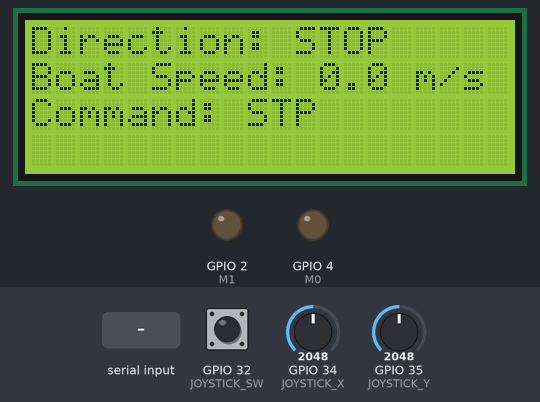
A sketch run on a simulated ESP32. On the bench: 20×4 character LCD, output pins drawn as LEDs (lit = HIGH). The inputs (shaded band) are chosen by the test bench; at power-on: GPIO 34 (JOYSTICK_X) = 2048, GPIO 35 (JOYSTICK_Y) = 2048, GPIO 32 (JOYSTICK_SW) HIGH.

Above: at 3.2 s.
3.3 s: GPIO 34 (JOYSTICK_X) set to 2674
4.8 s: GPIO 34 (JOYSTICK_X) set to 2737
At 5.4 s:
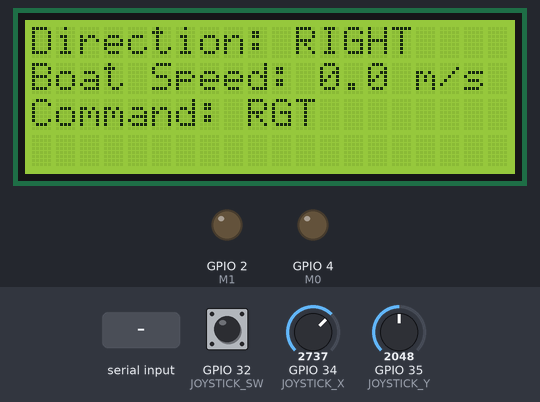
6.4 s: GPIO 35 (JOYSTICK_Y) set to 2644
7.9 s: GPIO 35 (JOYSTICK_Y) set to 2775
At 8.3 s:
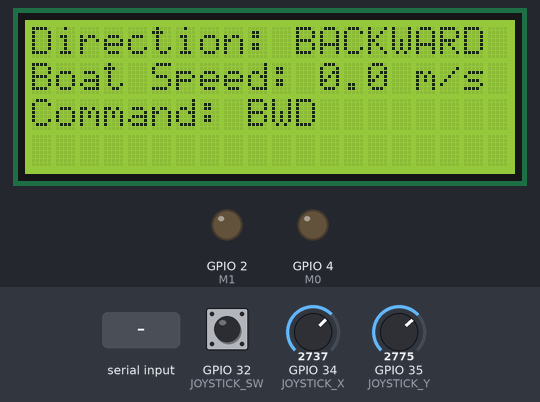
10.9 s: "SPD:90\n" received over the second serial link
At 11.4 s:
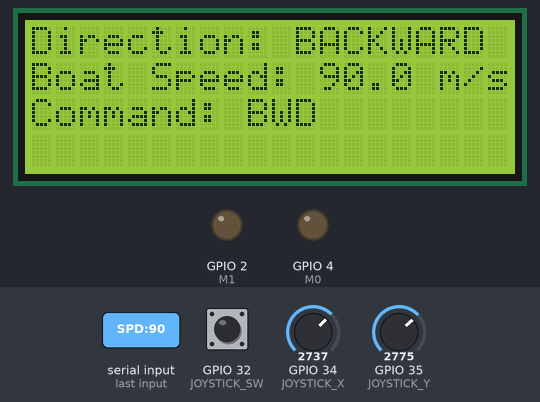
13.9 s: "SPD:\n" received over the second serial link
At 15.4 s:
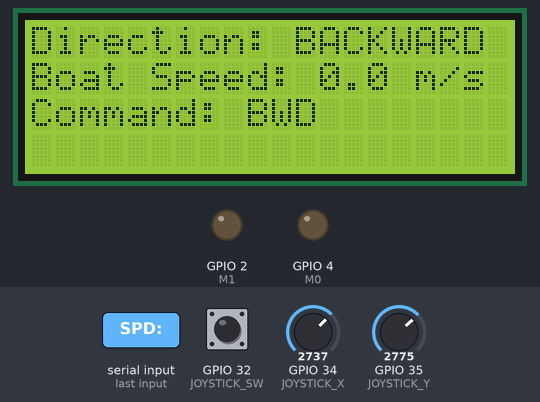
Timing chart, 0 to 16.9 s (numbered marks = the images above; inputs shaded):
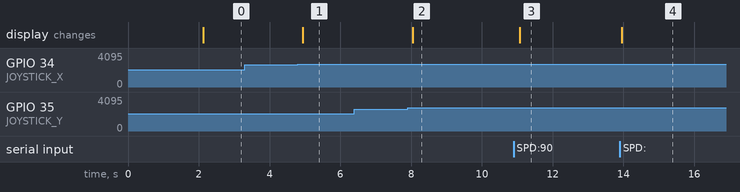

Measured:
- the behaviour switches between 2702 and 2703 on GPIO 34 (JOYSTICK_X) (found by bisection; images 0 and 1)
- the behaviour switches between 2702 and 2703 on GPIO 35 (JOYSTICK_Y) (found by bisection; images 1 and 2)
- after the input at 3.3 s, every drawn part: stays the same
- after the input at 4.8 s, the display: changes after 0.13 s (image 1)
- after the input at 6.4 s, every drawn part: stays the same
- after the input at 7.9 s, the display: changes after 0.15 s (image 2)
- after the input at 10.9 s, the display: changes after 0.17 s (image 3)
- after the input at 13.9 s, the display: changes after 0.05 s (image 4)

The sketch:

remot_boat_1.ino
```cpp
#include <Wire.h>
#include <LiquidCrystal_I2C.h>

// Pin definitions for joystick
#define JOYSTICK_X 34
#define JOYSTICK_Y 35
#define JOYSTICK_SW 32

// LoRa E220 pins
#define M0 4
#define M1 2
#define AUX 5
#define RXD2 16  // LoRa TX to ESP32 RX2
#define TXD2 17  // LoRa RX to ESP32 TX2

// LCD I2C settings
#define LCD_ADDRESS 0x27
#define LCD_COLS 20
#define LCD_ROWS 4

LiquidCrystal_I2C lcd(LCD_ADDRESS, LCD_COLS, LCD_ROWS);

// Variables
int xValue, yValue;
bool swValue;
float receivedSpeed = 0.0;
String direction = "STOP";
String lastCommand = "";

void setup() {
  Serial.begin(115200);

  // Initialize LoRa Serial
  Serial2.begin(9600, SERIAL_8N1, RXD2, TXD2);

  // Joystick setup
  pinMode(JOYSTICK_X, INPUT);
  pinMode(JOYSTICK_Y, INPUT);
  pinMode(JOYSTICK_SW, INPUT_PULLUP);

  // LoRa setup
  pinMode(M0, OUTPUT);
  pinMode(M1, OUTPUT);
  pinMode(AUX, INPUT);
  digitalWrite(M0, LOW);
  digitalWrite(M1, LOW);

  // LCD setup
  Wire.begin();
  lcd.init();
  lcd.backlight();
  lcd.clear();
  lcd.setCursor(0, 0);
  lcd.print("Remote Control Ready");
  delay(2000);
}

void loop() {
  // Read joystick values
  xValue = analogRead(JOYSTICK_X);
  yValue = analogRead(JOYSTICK_Y);
  swValue = !digitalRead(JOYSTICK_SW);

  // Determine direction and send command
  String command = getDirection();
  if (command != lastCommand) {
    Serial2.println(command);
    lastCommand = command;
  }

  // Read speed data from boat if available
  if (Serial2.available()) {
    String data = Serial2.readStringUntil('\n');
    if (data.startsWith("SPD:")) {
      receivedSpeed = data.substring(4).toFloat();
    }
  }

  // Update LCD
  updateLCD();
  delay(100);
}

String getDirection() {
  int xPercent = map(xValue, 0, 4095, 0, 100);
  int yPercent = map(yValue, 0, 4095, 0, 100);

  if (yPercent < 35) {
    direction = "FORWARD";
    return "FWD";
  } else if (yPercent > 65) {
    direction = "BACKWARD";
    return "BWD";
  } else if (xPercent < 35) {
    direction = "LEFT";
    return "LFT";
  } else if (xPercent > 65) {
    direction = "RIGHT";
    return "RGT";
  } else {
    direction = "STOP";
    return "STP";
  }
}

void updateLCD() {
  lcd.clear();

  // Line 1: Direction
  lcd.setCursor(0, 0);
  lcd.print("Direction: ");
  lcd.print(direction);

  // Line 2: Boat Speed
  lcd.setCursor(0, 1);
  lcd.print("Boat Speed: ");
  lcd.print(receivedSpeed, 1);
  lcd.print(" m/s");

  // Line 3: Control Status
  lcd.setCursor(0, 2);
  lcd.print("Command: ");
  lcd.print(lastCommand);
}
```
